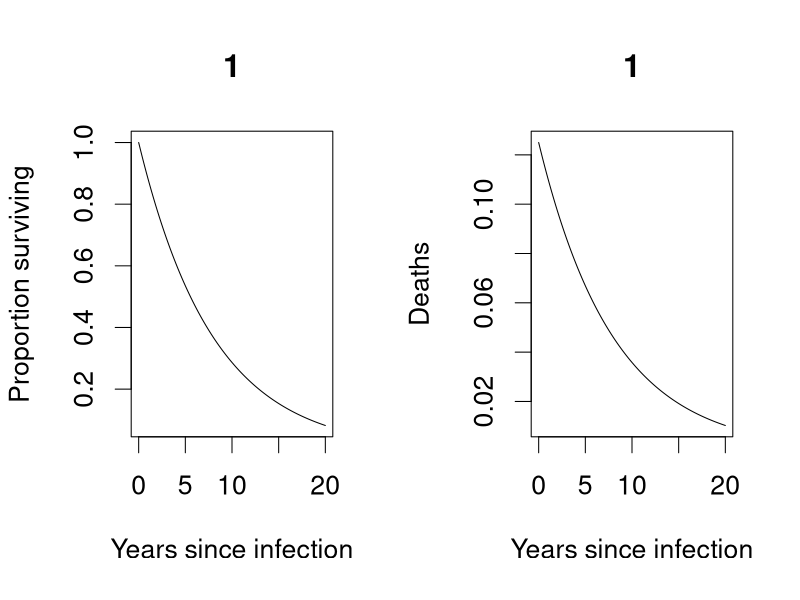
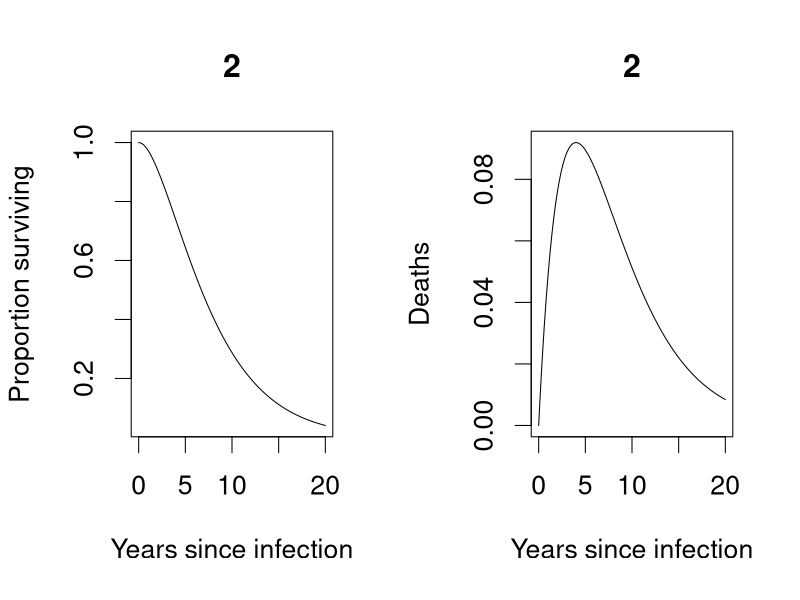
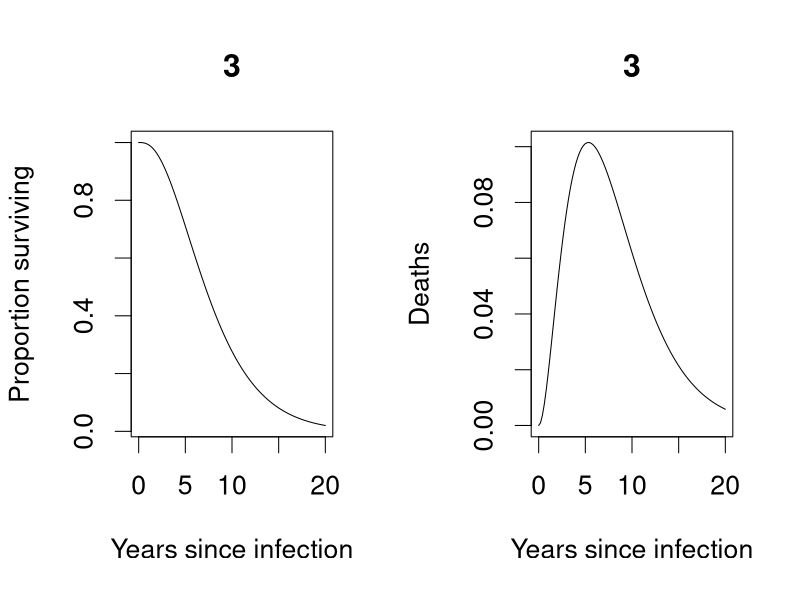
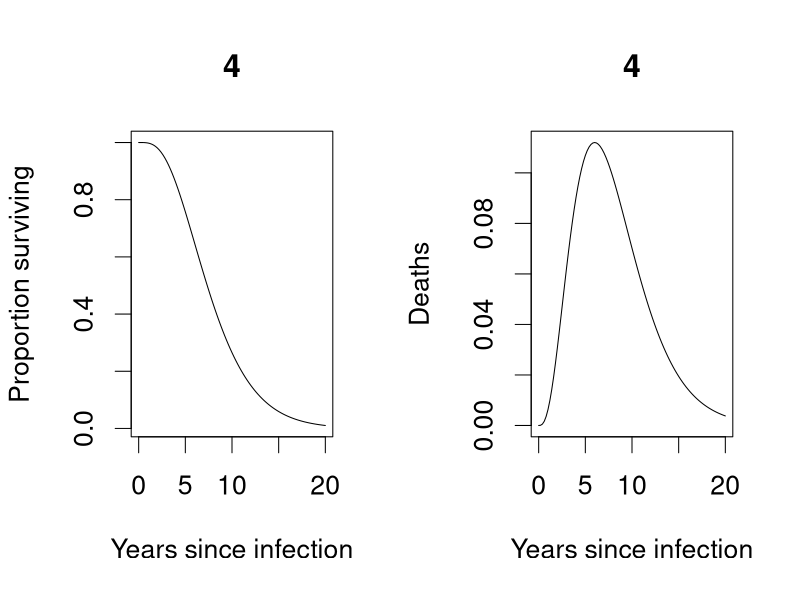
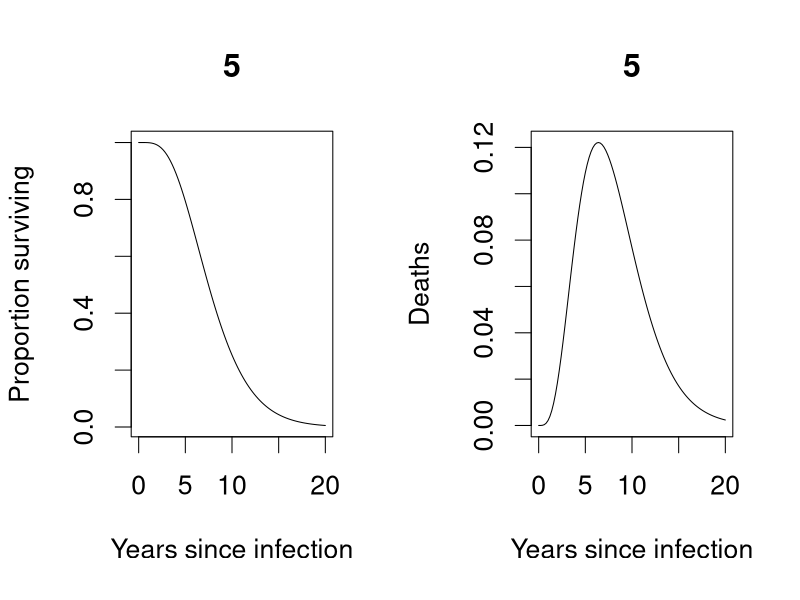

Generate these figures, in order, with R:
par(mfrow=c(1, 2), cex=1.6)

m <- 8

time <- seq(0, 20, length.out=101)

for (cars in 1:5){
	plot(time, 1-pgamma(time, shape=cars, scale=m/cars)
		, main = cars
		, type = "l"
		, xlab = "Years since infection"
		, ylab = "Proportion surviving"
	)

	plot(time, dgamma(time, shape=cars, scale=m/cars)
		, main = cars
		, type = "l"
		, xlab = "Years since infection"
		, ylab = "Deaths"
	)
}
